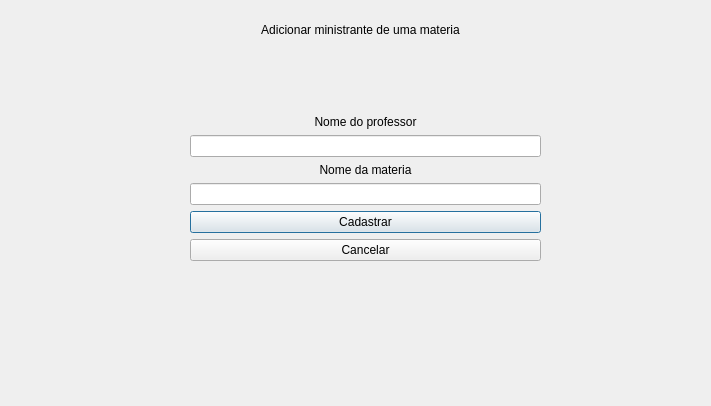
<?xml version="1.0" encoding="UTF-8"?>
<ui version="4.0">
 <class>adicionarMinistrante</class>
 <widget class="QDialog" name="adicionarMinistrante">
  <property name="geometry">
   <rect>
    <x>0</x>
    <y>0</y>
    <width>711</width>
    <height>406</height>
   </rect>
  </property>
  <property name="windowTitle">
   <string>Dialog</string>
  </property>
  <widget class="QWidget" name="layoutWidget_2">
   <property name="geometry">
    <rect>
     <x>190</x>
     <y>30</y>
     <width>351</width>
     <height>231</height>
    </rect>
   </property>
   <layout class="QVBoxLayout" name="verticalLayout">
    <item>
     <spacer name="verticalSpacer_2">
      <property name="orientation">
       <enum>Qt::Vertical</enum>
      </property>
      <property name="sizeHint" stdset="0">
       <size>
        <width>20</width>
        <height>40</height>
       </size>
      </property>
     </spacer>
    </item>
    <item>
     <widget class="QLabel" name="label_3">
      <property name="text">
       <string>Nome do professor</string>
      </property>
      <property name="alignment">
       <set>Qt::AlignCenter</set>
      </property>
     </widget>
    </item>
    <item>
     <widget class="QLineEdit" name="lineEdit">
      <property name="accessibleName">
       <string/>
      </property>
      <property name="autoFillBackground">
       <bool>false</bool>
      </property>
      <property name="inputMask">
       <string/>
      </property>
      <property name="text">
       <string/>
      </property>
     </widget>
    </item>
    <item>
     <widget class="QLabel" name="label_2">
      <property name="text">
       <string>Nome da materia</string>
      </property>
      <property name="alignment">
       <set>Qt::AlignCenter</set>
      </property>
     </widget>
    </item>
    <item>
     <widget class="QLineEdit" name="lineEdit_2"/>
    </item>
    <item>
     <widget class="QPushButton" name="pushButton">
      <property name="text">
       <string>Cadastrar</string>
      </property>
     </widget>
    </item>
    <item>
     <widget class="QPushButton" name="pushButton_2">
      <property name="text">
       <string>Cancelar</string>
      </property>
     </widget>
    </item>
   </layout>
  </widget>
  <widget class="QLabel" name="label">
   <property name="geometry">
    <rect>
     <x>190</x>
     <y>20</y>
     <width>341</width>
     <height>20</height>
    </rect>
   </property>
   <property name="text">
    <string>Adicionar ministrante de uma materia</string>
   </property>
   <property name="alignment">
    <set>Qt::AlignCenter</set>
   </property>
  </widget>
 </widget>
 <resources/>
 <connections>
  <connection>
   <sender>pushButton_2</sender>
   <signal>clicked()</signal>
   <receiver>adicionarMinistrante</receiver>
   <slot>reject()</slot>
   <hints>
    <hint type="sourcelabel">
     <x>329</x>
     <y>238</y>
    </hint>
    <hint type="destinationlabel">
     <x>606</x>
     <y>331</y>
    </hint>
   </hints>
  </connection>
 </connections>
</ui>
